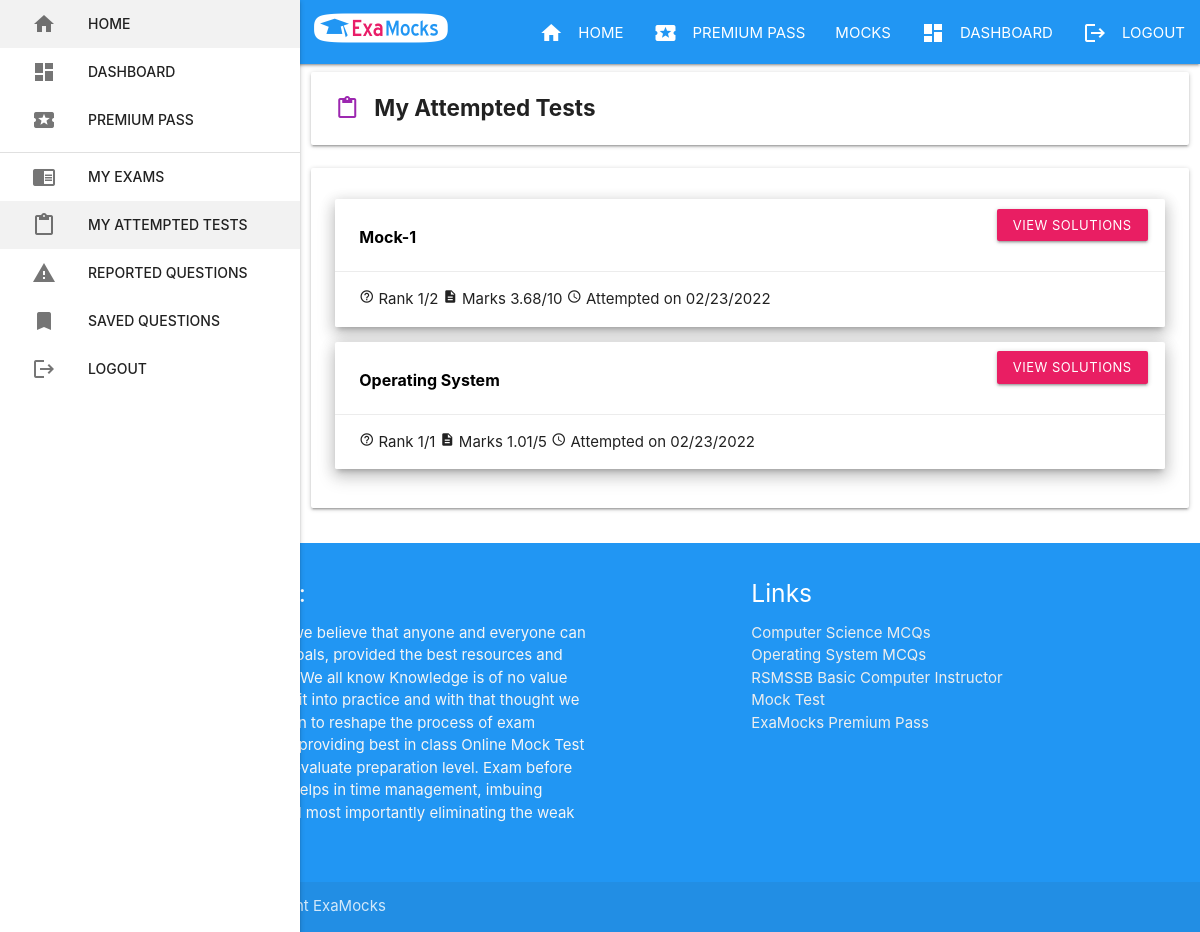
Page /my-tests.php (signed in) on the committed database.
### tables this page shows
CREATE TABLE `mock_response` (
  `mock_response_id` int(11) NOT NULL,
  `mock_response_by` int(11) NOT NULL,
  `mock_response_text` text NOT NULL,
  `mock_response_attampt_time` datetime NOT NULL,
  `mock_id` int(11) NOT NULL
);

CREATE TABLE `mocks` (
  `mock_id` int(11) NOT NULL,
  `mock_title` varchar(200) NOT NULL,
  `mock_description` text NOT NULL,
  `mock_total_question` int(11) NOT NULL,
  `mock_total_duration` int(11) NOT NULL,
  `mock_total_marks` int(11) NOT NULL,
  `settings` longtext NOT NULL,
  `is_active` tinyint(1) NOT NULL,
  `created_at` datetime NOT NULL,
  `exam_id` int(11) NOT NULL,
  `is_free` tinyint(1) NOT NULL DEFAULT 0,
  `mock_type` enum('Mock Test','Subject Test','Chapter Test') NOT NULL
);

CREATE TABLE `users` (
  `id` int(11) NOT NULL,
  `username` varchar(120) NOT NULL,
  `password` varchar(32) NOT NULL,
  `full_name` varchar(200) NOT NULL,
  `mobile_number` varchar(10) NOT NULL,
  `state` enum('Rajasthan') NOT NULL,
  `verified` enum('yes','no') NOT NULL,
  `gender` enum('Male','Female','Transgender') NOT NULL,
  `profile_pic` varchar(500) NOT NULL,
  `last_login_time` datetime NOT NULL,
  `dob` date NOT NULL,
  `premium_till` datetime DEFAULT NULL
);

### db/basicfunctions.php (called while the page is built, shortened)
<?php
	function getSiteSettings() {
		if (!isset($conn)) {
			$conn = new mysqli("localhost","root","","examocks");
		}
		$sql = "SELECT * FROM `site_settings`";
		$result = $conn->query($sql);
		if ($result->num_rows > 0) {
			$row = $result->fetch_assoc();
			return $row;
		}
		return 0;
	}
	function getMockAttemptTime($mock_id, $user_id) {
		if (!isset($conn)) {
			$conn = new mysqli("localhost","root","","examocks");
		}
		$sql = "SELECT `mock_response_attampt_time` FROM `mock_response` WHERE `mock_response_by`= '$user_id' and `mock_id` = '$mock_id'";
		$result = $conn->query($sql);
		if ($result->num_rows > 0) {
			while($row = $result->fetch_assoc()) {
				return $row['mock_response_attampt_time'];
			}
		}
		return 0;
	}
	function getUserState($email){
		if (!isset($conn)) {
			$conn = new mysqli("localhost","root","","examocks");
		}
		$sql = "SELECT `verified` FROM `users` WHERE  `username` = '$email'";
		$result = $conn->query($sql);
		if ($result->num_rows > 0) {
			while($row = $result->fetch_assoc()) {
				return $row['verified'];
			}
		}
	}
	function getUserDetails($email) {
		if (!isset($conn)) {
			$conn = new mysqli("localhost","root","","examocks");
		}
		$sql = "SELECT * FROM `users` WHERE  `username` = '$email'";
		$result = $conn->query($sql);
		if ($result->num_rows > 0) {
			$row = $result->fetch_assoc();
			return $row;
		}
	}
	function getResultAttributesFromMockId($mock_id,$user_id) {
		if (!isset($conn)) {
			$conn = new mysqli("localhost","root","","examocks");
		}
		$sql = "SELECT `mock_response_text` AS text FROM `mock_response` WHERE `mock_id`='$mock_id' and `mock_response_by`='$user_id'";
		$result = $conn->query($sql);
		$row = $result->fetch_assoc();
		return $row['text'];
	}
	function getUserRank($mock_id,$user_id) {
		if (!isset($conn)) {
			$conn = new mysqli("localhost","root","","examocks");
		}
		$sql = "SELECT rank() over (ORDER BY `mock_response_attampt_time` ASC) AS rank FROM `mock_response` WHERE `mock_id`='$mock_id' and `mock_response_by`='$user_id' ";
		$result = $conn->query($sql);
		$row = $result->fetch_assoc();
		return $row['rank'];
	}
	function getTotalAttemptsOfMock($mock_id) {
		if (!isset($conn)) {
			$conn = new mysqli("localhost","root","","examocks");
		}
		$sql = "SELECT COUNT(*) AS total FROM `mock_response` WHERE `mock_id`='$mock_id'";
		$result = $conn->query($sql);
		$row = $result->fetch_assoc();
		return $row['total'];
	}
	function getUserAttemptedTests($user_id) {
		if (!isset($conn)) {
			$conn = new mysqli("localhost","root","","examocks");
		}
		$sql = "SELECT * FROM `mock_response` AS MR, `mocks` AS M WHERE M.`mock_id`=MR.`mock_id` and MR.`mock_response_by`='$user_id'";
		$result = $conn->query($sql);
		return $result;
	}
	function isMockTestAlreadyTaken($mock_id,$user_id) {
		if (!isset($conn)) {
			$conn = new mysqli("localhost","root","","examocks");
		}
		$sql = "SELECT * FROM `mock_response` WHERE `mock_id`='$mock_id' and `mock_response_by`='$user_id'";
		$result = $conn->query($sql);
		if ($result->num_rows > 0) {
			return true;
		}
		return false;
	}
	function getMockDetailsFromMockId($mock_id) {
		if (!isset($conn)) {
			$conn = new mysqli("localhost","root","","examocks");
		}
		$sql = "SELECT * FROM `mocks` WHERE `mock_id`='$mock_id'";
		$result = $conn->query($sql);
		$row = $result->fetch_assoc();
		return $row;
	}
?>

### my-tests.php (the view, shortened to what this page needs)
<?php
	include("./db/basicfunctions.php");
	$settings = getSiteSettings();
?>
<!DOCTYPE html>
<html>
<head>
  <?php include_once("loneheader.php"); ?>
</head>
<body>
<?php include_once("dashboardnavbar.php"); ?>
<div class="wrapper">
	<div class="row">
		<div class="col s12">
			<div class="card-panel">
				<h1><i class="material-icons left purple-text">content_paste</i>My Attempted Tests</h1>
			</div>
		</div>
		<div class="col s12" id="exams">
			<div class="card-panel">
				<?php
				$mocks_list = getUserAttemptedTests(getUserDetails($_SESSION['username'])['id']);
				if ($mocks_list->num_rows > 0) {
					while($row = $mocks_list->fetch_assoc()) {
						echo '<div class="card lighten-5 z-depth-3">
									  <div class="row valign-wrapper">
										<div class="col s8">
											<div class="card-content">
												<span class="flex black-text left">
													<h2 class="start-paragraph-text left" style="margin:0;padding:0;font-weight:bold;">'.$row['mock_title'].'</h2>
												</span>
											</div>
										</div>
										<div class="col s4" style="margin-right: 2%;">';
									if (isMockTestAlreadyTaken($row['mock_id'],getUserDetails($_SESSION['username'])['id'])) {
										echo '<a class="btn btn-small '.$settings['accent_color'].' right" href="./result/'.$row['mock_id'].'">View Solutions</a>';
									} else {
										echo '<a class="btn btn-small '.$settings['accent_color'].' right" href="./test-home/'.$row['mock_id'].'">Start Now</a>';
									}
									echo '</div>
									  </div>
									<div class="card-action">
										<span> <i class="tiny material-icons">help_outline</i> Rank '.getUserRank($row['mock_id'],getUserDetails($_SESSION['username'])['id']).'/'.getTotalAttemptsOfMock($row['mock_id']).' <i class="tiny material-icons">description</i> Marks '.json_decode(getResultAttributesFromMockId($row['mock_id'],getUserDetails($_SESSION['username'])['id']),true)['score'].'/'.getMockDetailsFromMockId($row['mock_id'])['mock_total_marks'].' <i class="tiny material-icons">access_time</i> Attempted on '.date('m/d/Y',strtotime(getMockAttemptTime($row['mock_id'],getUserDetails($_SESSION['username'])['id']))).'</span>
									</div>
									</div>';
					}
				}
				?>
			</div>
		</div>
	</div>
</div>
<?php include_once("lonefooter.php"); ?>
	</body>
<html>

### loneheader.php (shortened to what this page needs)
<link rel="stylesheet" href="https://cdnjs.cloudflare.com/ajax/libs/materialize/1.0.0/css/materialize.min.css">
<link rel="stylesheet" href="./assets/css/common.css" />
<link rel="stylesheet" href="./assets/css/icons.css" />
<link rel="stylesheet" href="./plugins/sweetalert2-theme-bootstrap-4/bootstrap-4.min.css">
<link rel="stylesheet" href="./plugins/toastr/toastr.min.css">

### dashboardnavbar.php (shortened to what this page needs)
<?php
$path = $actual_link = "http://$_SERVER[HTTP_HOST]$_SERVER[REQUEST_URI]";;
$file = basename($path, ".php");
$state = getUserState($_SESSION['username']);
?>
	<ul id="slide-out" class="sidenav sidenav-fixed">
		<li <?php if($file == "examocks" || $file == "index" ) { echo 'class="active"';} ?>><a href="./index" class="waves-effect"><i class="material-icons left">home</i>HOME</a></li>
		<?php if(isset($_SESSION['username']))
		 {
			if ($state == 'yes') { echo '<li <?php if($file == "dashboard" ) { echo \'class="active"\';} ?><a href="./dashboard" class="waves-effect"><i class="material-icons left">dashboard</i>DASHBOARD</a></li>';}
		 }
		 ?>
        <li <?php if($file == "premium-pass" ) { echo 'class="active"';} ?>><a href="./premium-pass" class="waves-effect"><i class="material-icons left">local_play</i>PREMIUM PASS</a></li>
		<li class="divider"><li>
		<li <?php if($file == "my-exams" ) { echo 'class="active"';} ?>><a href="./my-exams" class="waves-effect"><i class="material-icons left">chrome_reader_mode</i>MY EXAMS</a></li>
		<li <?php if($file == "my-tests" ) { echo 'class="active"';} ?>><a href="./my-tests" class="waves-effect"><i class="material-icons left">content_paste</i>MY ATTEMPTED TESTS</a></li>
		<li <?php if($file == "reported-questions" ) { echo 'class="active"';} ?>><a href="./reported-questions" class="waves-effect"><i class="material-icons left">report_problem</i>REPORTED QUESTIONS</a></li>
		<li <?php if($file == "saved-questions" ) { echo 'class="active"';} ?>><a href="./saved-questions" class="waves-effect"><i class="material-icons left">bookmark</i>SAVED QUESTIONS</a></li>
		 <?php if(isset($_SESSION['username']))
		 {
			echo '<li <?php if($file == "logout" ) { echo \'class="active"\';} ?><a href="./logout" class="waves-effect"><i class="material-icons left">logout</i>LOGOUT</a></li>';
		 }
		 ?>
	 </ul>
<nav class="container-flex navbar-fixed wrapper">
	<div class="nav-wrapper <?php echo $settings['primary_color']; ?>">&nbsp;&nbsp;&nbsp;
	  <a href="#" class="brand-logo"><img src="./assets/images/logo.png" alt="ExaMocks - Best Compititive Exams Prepration Website"/></a>
	  <ul class="right hide-on-med-and-down">
		<li <?php if($file == "examocks" || $file == "index" ) { echo 'class="active"';} ?>><a href="./index" class="waves-effect"><i class="material-icons left">home</i>HOME</a></li>
		<li <?php if($file == "premium-pass" ) { echo 'class="active"';} ?>><a href="./premium-pass" class="waves-effect"><i class="material-icons left">local_play</i>PREMIUM PASS</a></li>
		<li <?php if($file == "mocks" ) { echo 'class="active"';} ?>><a href="./mocks" class="waves-effect">MOCKS</a></li>
		<?php if(isset($_SESSION['username']))
		 {
			if ($state == 'yes') { echo '<li <?php if($file == "dashboard" ) { echo \'class="active"\';} ?><a href="./dashboard" class="waves-effect"><i class="material-icons left">dashboard</i>DASHBOARD</a></li>';}
			echo '<li <?php if($file == "logout" ) { echo \'class="active"\';} ?><a href="./logout" class="waves-effect"><i class="material-icons left">logout</i>LOGOUT</a></li>';
		 }
		 ?>
	 </ul>
	</div>
</nav>

### lonefooter.php (shortened to what this page needs)
<footer class="container-flex page-footer <?php echo $settings['primary_color']; ?>">
          <div class="container">
            <div class="row">
              <div class="col l6 s12">
                <h5 class="white-text">About Us:</h5>
                <p class="grey-text text-lighten-4">At ExaMocks, we believe that anyone and everyone can achieve their goals, provided the best resources and study material. We all know Knowledge is of no value unless you put it into practice and with that thought we are on a mission to reshape the process of exam preparation by providing best in class Online Mock Test experience to evaluate preparation level. Exam before the real exam helps in time management, imbuing confidence and most importantly eliminating the weak spots.</p>
              </div>
              <div class="col l4 offset-l2 s12">
                <h5 class="white-text">Links</h5>
                <ul>
                  <li><a class="grey-text text-lighten-3" href="computer-science">Computer Science MCQs</a></li>
                  <li><a class="grey-text text-lighten-3" href="topic/Operating-System">Operating System MCQs</a></li>
                  <li><a class="grey-text text-lighten-3" href="tests/RSMSSB-Basic-Computer-Instructor-2021">RSMSSB Basic Computer Instructor Mock Test</a></li>
                  <li><a class="grey-text text-lighten-3" href="premium-pass">ExaMocks Premium Pass</a></li>
                </ul>
              </div>
            </div>
          </div>
          <div class="footer-copyright">
            <div class="container">
            © 2022 Copyright ExaMocks
            </div>
          </div>
        </footer>

### my-tests.php (style rules this page uses)
@media only screen and (min-width: 913px) { .wrapper { padding-left: 300px; } }
.start-paragraph-text { font-size: 16px; font-weight: 400; line-height: 28px; }
h2 { font-size: 1.5rem; }
h1 { font-size: 1.5rem; margin: 0; font-weight: bold; }

### rows in the picture
mock_response: mock.mock_title "Mock-1", mock.mock_id "1", mock_id "2", mock+mock_response_text "3.68", mock.mock_total_marks "10", mock+mock_response_attampt_time "02/23/2022"
mock_response: mock.mock_title "Operating System", id "1", mock_id "1", mock+mock_response_text "1.01", mock.mock_total_marks "5", mock+mock_response_attampt_time "02/23/2022"
